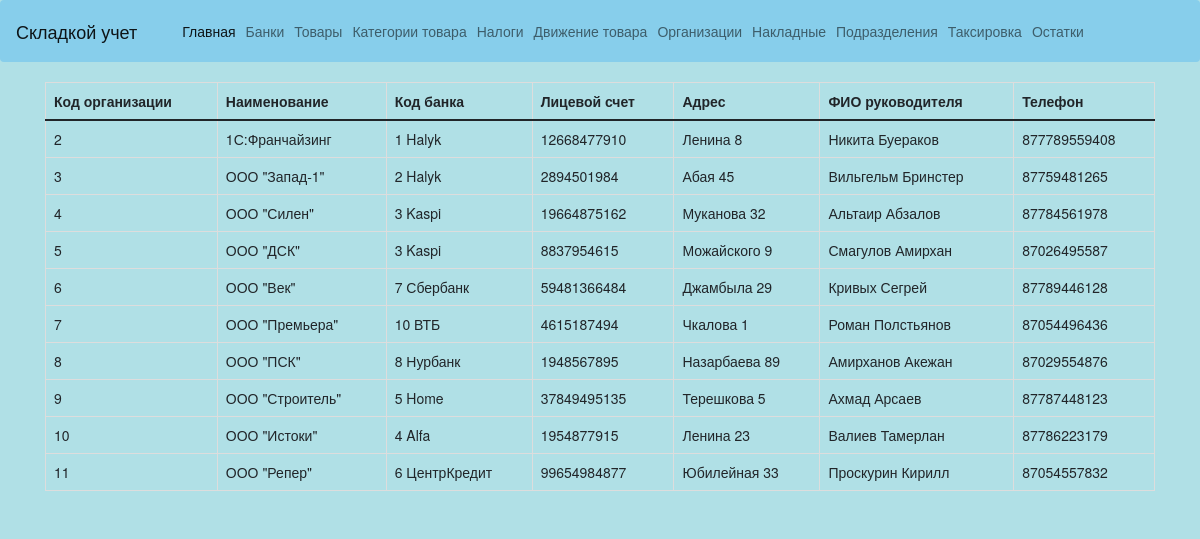
The page /createorg on the database its author committed.
### WebProjectApplication/models.py (models this page shows, shortened)
class Organizatsiya(models.Model):
    nameorg = models.CharField(max_length=20)
    kodbanka = models.ForeignKey(Bank, on_delete=models.CASCADE)
    schetorg = models.IntegerField(null=1)
    adress = models.CharField(max_length=40)
    fioruk = models.CharField(max_length=40)
    phone = models.IntegerField(null=1)
    class Meta:
        verbose_name = 'Организация'
        verbose_name_plural = 'Организации'

class Bank(models.Model):
    namebanka = models.CharField(max_length=20)
    class Meta:
        verbose_name = 'Банк'
        verbose_name_plural = 'Банки'
    def __str__(self):
        return str(self.id) + " " + self.namebanka

### WebProjectApplication/views.py (the view)
# urls.py: path('createorg', views.createorg, name='createorg'),
def createorg(request):
    Orgs = Organizatsiya.objects.all()
    if request.method == 'GET':
        form = OrgForm()
    elif request.method == 'POST':
        form = OrgForm(request.POST)
        if form.is_valid():
            form.save()
            return HttpResponseRedirect('/createorg')
    return render(request, 'WebProjectApplication/createorg.html', {'form': form, 'Orgs': Orgs})

### templates/WebProjectApplication/createorg.html (shortened to what this page needs)
{% extends 'layout.html' %}
{% block content %}
{% load static %}
<table class="table table-bordered">
  <thead>
    <tr>
      <th scope="col">Код организации</th>
      <th scope="col">Наименование</th>
      <th scope="col">Код банка</th>
      <th scope="col">Лицевой счет</th>
      <th scope="col">Адрес</th>
      <th scope="col">ФИО руководителя</th>
      <th scope="col">Телефон</th>
    </tr>
  </thead>
  <tbody>
   {% for newOrg in Orgs %}
    <tr>
    <td>{{ newOrg.id }} </td>
    <td>{{ newOrg.nameorg }}</td>
    <td>{{ newOrg.kodbanka }}</td>
    <td>{{ newOrg.schetorg }}</td>
    <td>{{ newOrg.adress }} </td>
    <td>{{ newOrg.fioruk }} </td>
    <td>{{ newOrg.phone }} </td>
    </tr>
    {% endfor %}
  </tbody>
</table>
{% endblock %}

### rows shown on the page
Organizatsiya: id "2", nameorg "1С:Франчайзинг", kodbanka "1 Halyk", schetorg "12668477910", adress "Ленина 8", fioruk "Никита Буераков", phone "877789559408"
Organizatsiya: id "3", nameorg "ООО \"Запад-1\"", kodbanka "2 Halyk", schetorg "2894501984", adress "Абая 45", fioruk "Вильгельм Бринстер", phone "87759481265"
Organizatsiya: id "4", nameorg "ООО \"Силен\"", kodbanka "3 Kaspi", schetorg "19664875162", adress "Муканова 32", fioruk "Альтаир Абзалов", phone "87784561978"
Organizatsiya: id "5", nameorg "ООО \"ДСК\"", kodbanka "3 Kaspi", schetorg "8837954615", adress "Можайского 9", fioruk "Смагулов Амирхан", phone "87026495587"
Organizatsiya: id "6", nameorg "ООО \"Век\"", kodbanka "7 Сбербанк", schetorg "59481366484", adress "Джамбыла 29", fioruk "Кривых Сегрей", phone "87789446128"
Organizatsiya: id "7", nameorg "ООО \"Премьера\"", kodbanka "10 ВТБ", schetorg "4615187494", adress "Чкалова 1", fioruk "Роман Полстьянов", phone "87054496436"
Organizatsiya: id "8", nameorg "ООО \"ПСК\"", kodbanka "8 Нурбанк", schetorg "1948567895", adress "Назарбаева 89", fioruk "Амирханов Акежан", phone "87029554876"
Organizatsiya: id "9", nameorg "ООО \"Строитель\"", kodbanka "5 Home", schetorg "37849495135", adress "Терешкова 5", fioruk "Ахмад Арсаев", phone "87787448123"
Organizatsiya: id "10", nameorg "ООО \"Истоки\"", kodbanka "4 Alfa", schetorg "1954877915", adress "Ленина 23", fioruk "Валиев Тамерлан", phone "87786223179"
Organizatsiya: id "11", nameorg "ООО \"Репер\"", kodbanka "6 ЦентрКредит", schetorg "99654984877", adress "Юбилейная 33", fioruk "Проскурин Кирилл", phone "87054557832"
